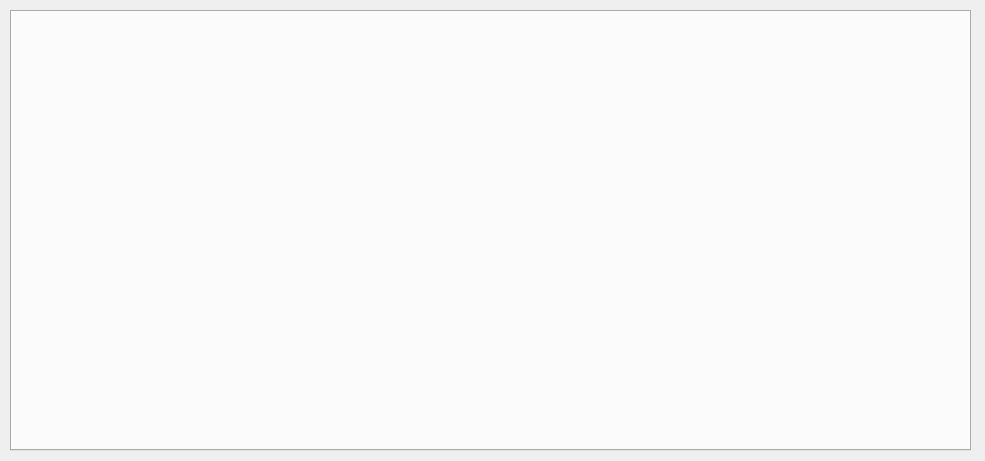
<?xml version="1.0" encoding="UTF-8"?>
<ui version="4.0">
 <class>SettingsDialog</class>
 <widget class="QDialog" name="SettingsDialog">
  <property name="geometry">
   <rect>
    <x>0</x>
    <y>0</y>
    <width>985</width>
    <height>461</height>
   </rect>
  </property>
  <property name="windowTitle">
   <string>Preferences</string>
  </property>
  <widget class="QWidget" name="horizontalLayoutWidget">
   <property name="geometry">
    <rect>
     <x>10</x>
     <y>10</y>
     <width>961</width>
     <height>441</height>
    </rect>
   </property>
   <layout class="QHBoxLayout" name="horizontalLayout">
    <item>
     <widget class="QTabWidget" name="tabWidget">
      <property name="currentIndex">
       <number>-1</number>
      </property>
     </widget>
    </item>
   </layout>
  </widget>
 </widget>
 <resources/>
 <connections/>
</ui>
